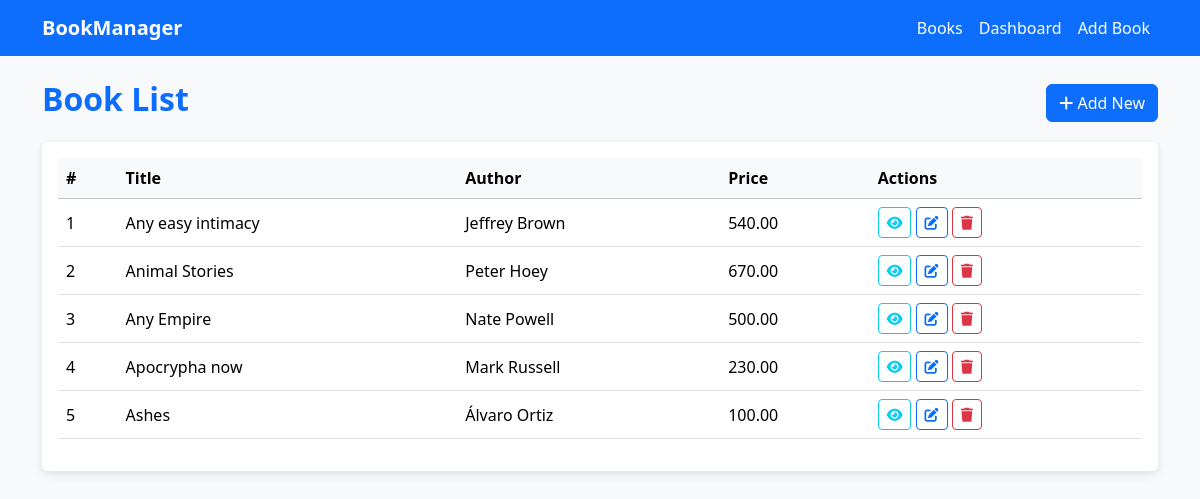
Before: / with the older database file.
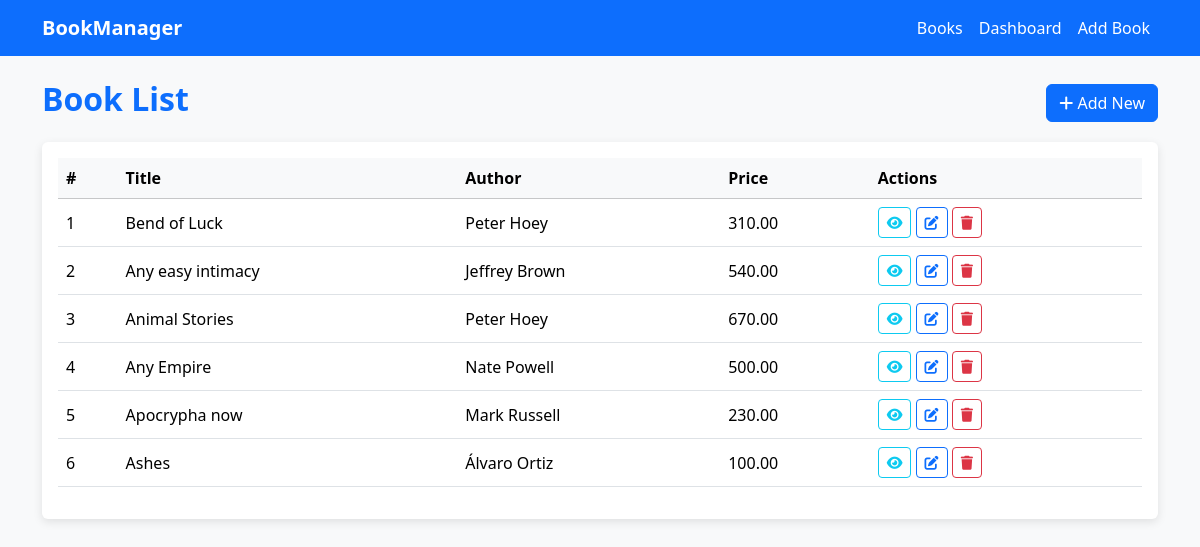
After: the same page with the newer database file.
### books/models.py (models this page shows, shortened)
class Book(models.Model):
    title = models.CharField(max_length=255)
    author = models.CharField(max_length=200)
    isbn = models.CharField(max_length=20, blank=True, null=True)
    price = models.DecimalField(max_digits=8, decimal_places=2, default=0.00)
    created_at = models.DateTimeField(auto_now_add=True)

### books/views.py (the view)
# urls.py: path('', views.book_list, name='book_list'),
def book_list(request):
    books = Book.objects.order_by('-created_at')
    return render(request, 'books/book_list.html', {'books': books})

### books/templates/books/book_list.html (shortened to what this page needs)
{% extends 'books/base.html' %}
{% block content %}
<div class="d-flex justify-content-between align-items-center mb-3">
    <h2 class="fw-bold text-primary">Book List</h2>
    <a href="{% url 'books:book_create' %}" class="btn btn-primary"><i class="fa fa-plus"></i> Add New</a>
</div>
<div class="card p-3">
    <div class="table-responsive">
        <table class="table table-hover align-middle">
            <thead class="table-light">
                <tr>
                    <th>#</th>
                    <th>Title</th>
                    <th>Author</th>
                    <th>Price</th>
                    <th>Actions</th>
                </tr>
            </thead>
            <tbody>
                {% for book in books %}
                <tr>
                    <td>{{ forloop.counter }}</td>
                    <td>{{ book.title }}</td>
                    <td>{{ book.author }}</td>
                    <td>{{ book.price }}</td>
                    <td>
                        <a href="{% url 'books:book_detail' book.id %}" class="btn btn-sm btn-outline-info"><i class="fa fa-eye"></i></a>
                        <a href="{% url 'books:book_update' book.id %}" class="btn btn-sm btn-outline-primary"><i class="fa fa-edit"></i></a>
                        <a href="{% url 'books:book_delete' book.id %}" class="btn btn-sm btn-outline-danger"><i class="fa fa-trash"></i></a>
                    </td>
                </tr>
                {% empty %}
                <tr>
                    <td colspan="5" class="text-center text-muted">No books found.</td>
                </tr>
                {% endfor %}
            </tbody>
        </table>
    </div>
</div>
{% endblock %}

### books/templates/books/base.html (shortened to what this page needs)
{% load static %}
<!DOCTYPE html>
<html lang="en">
<head>
    <link href="https://cdn.jsdelivr.net/npm/bootstrap@5.3.2/dist/css/bootstrap.min.css" rel="stylesheet">
    <link href="https://cdnjs.cloudflare.com/ajax/libs/font-awesome/6.5.0/css/all.min.css" rel="stylesheet">
</head>
<body>
    <nav class="navbar navbar-expand-lg">
        <div class="container">
            <a class="navbar-brand fw-bold" href="{% url 'books:dashboard' %}">BookManager</a>
            <div class="collapse navbar-collapse" id="navbarNav">
                <ul class="navbar-nav ms-auto">
                    <li class="nav-item"><a class="nav-link" href="{% url 'books:book_list' %}">Books</a></li>
                    <li class="nav-item"><a class="nav-link" href="{% url 'books:dashboard' %}">Dashboard</a></li>
                    <li class="nav-item"><a class="nav-link" href="{% url 'books:book_create' %}">Add Book</a></li>
                </ul>
            </div>
        </div>
    </nav>
    <div class="container my-4">
        {% block content %}{% endblock %}
    </div>
</body>
</html>

### books/templates/books/base.html (style rules this page uses)
body { background-color: #f8f9fa; font-family: 'Segoe UI', Tahoma, Geneva, Verdana, sans-serif; }
.navbar { background-color: #0d6efd !important; }
.navbar-brand, .nav-link { color: white !important; }
.card { box-shadow: 0 3px 10px rgba(0,0,0,0.1); border: none; }

Changed rows visible on the page:
added Book: title "Bend of Luck", author "Peter Hoey", price "310.00"
